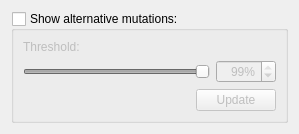
<?xml version="1.0" encoding="UTF-8"?>
<ui version="4.0">
 <class>McaAlternativeMutationsWidget</class>
 <widget class="QWidget" name="McaAlternativeMutationsWidget">
  <property name="geometry">
   <rect>
    <x>0</x>
    <y>0</y>
    <width>299</width>
    <height>131</height>
   </rect>
  </property>
  <property name="windowTitle">
   <string>Form</string>
  </property>
  <layout class="QHBoxLayout" name="horizontalLayout_3">
   <item>
    <widget class="QGroupBox" name="mutationsGroupBox">
     <property name="title">
      <string>Show alternative mutations:</string>
     </property>
     <property name="checkable">
      <bool>true</bool>
     </property>
     <property name="checked">
      <bool>false</bool>
     </property>
     <layout class="QVBoxLayout" name="verticalLayout">
      <item>
       <widget class="QLabel" name="mutationsThresholdLabel">
        <property name="text">
         <string>Threshold:</string>
        </property>
       </widget>
      </item>
      <item>
       <layout class="QHBoxLayout" name="horizontalLayout">
        <item>
         <widget class="QSlider" name="mutationsThresholdSlider">
          <property name="minimum">
           <number>1</number>
          </property>
          <property name="maximum">
           <number>99</number>
          </property>
          <property name="value">
           <number>99</number>
          </property>
          <property name="orientation">
           <enum>Qt::Horizontal</enum>
          </property>
         </widget>
        </item>
        <item>
         <widget class="QSpinBox" name="mutationsThresholdSpinBox">
          <property name="minimumSize">
           <size>
            <width>60</width>
            <height>0</height>
           </size>
          </property>
          <property name="alignment">
           <set>Qt::AlignRight|Qt::AlignTrailing|Qt::AlignVCenter</set>
          </property>
          <property name="accelerated">
           <bool>true</bool>
          </property>
          <property name="suffix">
           <string>%</string>
          </property>
          <property name="prefix">
           <string/>
          </property>
          <property name="minimum">
           <number>1</number>
          </property>
          <property name="maximum">
           <number>99</number>
          </property>
          <property name="value">
           <number>99</number>
          </property>
         </widget>
        </item>
       </layout>
      </item>
      <item>
       <layout class="QHBoxLayout" name="horizontalLayout_2">
        <item>
         <spacer name="horizontalSpacer">
          <property name="orientation">
           <enum>Qt::Horizontal</enum>
          </property>
          <property name="sizeHint" stdset="0">
           <size>
            <width>40</width>
            <height>20</height>
           </size>
          </property>
         </spacer>
        </item>
        <item>
         <widget class="QPushButton" name="updateMutationsPushButton">
          <property name="text">
           <string>Update</string>
          </property>
         </widget>
        </item>
       </layout>
      </item>
     </layout>
    </widget>
   </item>
  </layout>
 </widget>
 <resources>
  <include location="../../../../U2Gui/U2Gui.qrc"/>
 </resources>
 <connections>
  <connection>
   <sender>mutationsThresholdSlider</sender>
   <signal>valueChanged(int)</signal>
   <receiver>mutationsThresholdSpinBox</receiver>
   <slot>setValue(int)</slot>
   <hints>
    <hint type="sourcelabel">
     <x>116</x>
     <y>74</y>
    </hint>
    <hint type="destinationlabel">
     <x>248</x>
     <y>74</y>
    </hint>
   </hints>
  </connection>
  <connection>
   <sender>mutationsThresholdSpinBox</sender>
   <signal>valueChanged(int)</signal>
   <receiver>mutationsThresholdSlider</receiver>
   <slot>setValue(int)</slot>
   <hints>
    <hint type="sourcelabel">
     <x>248</x>
     <y>74</y>
    </hint>
    <hint type="destinationlabel">
     <x>116</x>
     <y>74</y>
    </hint>
   </hints>
  </connection>
 </connections>
</ui>
